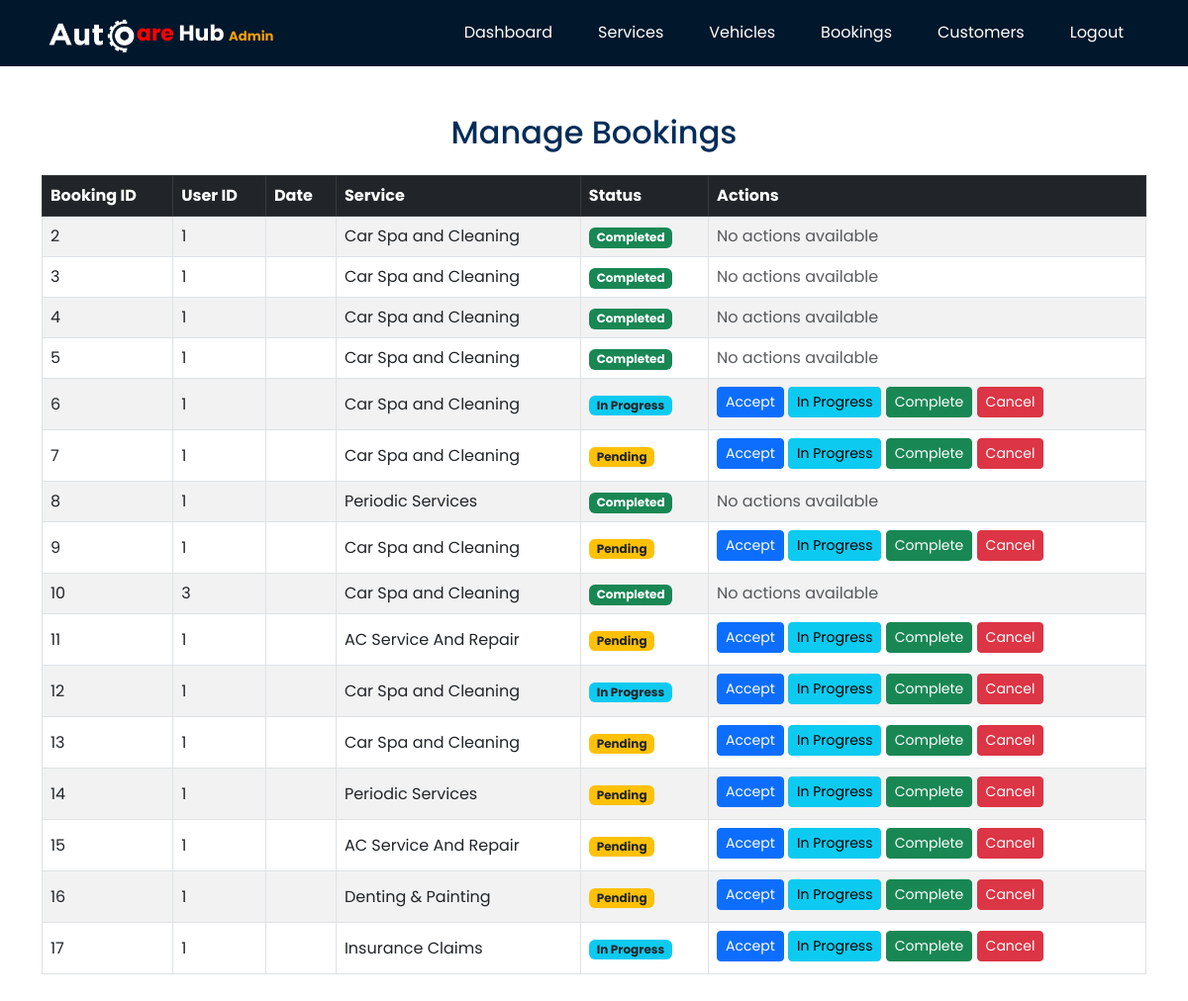
/Autocareapp/managebookings/, run on the app's committed database.
### Autocareapp/models.py (models this page shows, shortened)
class Booking(models.Model):
    STATUS_CHOICES = (
        ('Pending', 'Pending'),
        ('In Progress', 'In Progress'),
        ('Completed', 'Completed'),
        ('Cancelled', 'Cancelled'),
    )
    user = models.ForeignKey(UserProfile, on_delete=models.CASCADE, null=True, blank=True)
    vehicle_number = models.ForeignKey(Vehicle, on_delete=models.CASCADE)  # <-- renamed from vehicle_number to vehicle
    service = models.ForeignKey(Service, on_delete=models.CASCADE)
    booking_date = models.DateField(null=True, blank=True)
    status = models.CharField(max_length=20, choices=STATUS_CHOICES, default='Pending')
    amount = models.DecimalField(max_digits=10, decimal_places=2, null=True, blank=True)

class UserProfile(models.Model):
    user_id = models.CharField(max_length=10, unique=True, blank=True)
    name = models.CharField(max_length=100)
    email = models.EmailField(unique=True)
    phone = models.CharField(max_length=15)
    password = models.CharField(max_length=128)

class Service(models.Model):
    user = models.ForeignKey(UserProfile, on_delete=models.CASCADE, null=True, blank=True)
    name = models.CharField(max_length=100)
    description = models.TextField()
    amount = models.DecimalField(max_digits=10, decimal_places=2)
    duration = models.DurationField(help_text="Format: hh:mm:ss")
    def __str__(self):
        return self.name

### Autocareapp/views.py (the view)
# urls.py: path('managebookings/', views.managebookings, name='managebookings'),
def managebookings(request):
    bookings = Booking.objects.all()
    return render(request, 'Autocareapp/managebookings.html', {'bookings': bookings})

### Autocare/Autocareapp/templates/Autocareapp/managebookings.html (shortened to what this page needs)
{% extends 'Autocareapp/adminmenu.html' %}
{% load static %}
{% block content %}
<div class="container py-5">
  <h2 class="mb-4 text-center">Manage Bookings</h2>
  <div class="table-responsive">
    <table class="table table-bordered table-striped align-middle">
      <thead class="table-dark">
        <tr>
          <th>Booking ID</th>
          <th>User ID</th>
          <th>Date</th>
          <th>Service</th>
          <th>Status</th>
          <th>Actions</th>
        </tr>
      </thead>
      <tbody>
        {% for booking in bookings %}
        <tr>
          <td>{{ booking.id }}</td>
          <td>{{ booking.user.id }}</td>
          <td>{{ booking.booking_date|date:"Y-m-d H:i" }}</td>
          <td>{{ booking.service }}</td>
          <td>
            {% if booking.status == "Pending" %}
              <span class="badge bg-warning text-dark">Pending</span>
            {% elif booking.status == "Accepted" %}
              <span class="badge bg-primary">Accepted</span>
            {% elif booking.status == "In Progress" %}
              <span class="badge bg-info text-dark">In Progress</span>
            {% elif booking.status == "Completed" %}
              <span class="badge bg-success">Completed</span>
            {% elif booking.status == "Cancelled" %}
              <span class="badge bg-danger">Cancelled</span>
            {% else %}
              <span class="badge bg-secondary">{{ booking.status }}</span>
            {% endif %}
          </td>
          <td>
            {% if booking.status != "Completed" and booking.status != "Cancelled" %}
              <form action="{% url 'accept_booking' booking.id %}" method="post" style="display:inline;">
                <button type="submit" class="btn btn-primary btn-sm mb-1">Accept</button>
              </form>
              <form action="{% url 'inprogress_booking' booking.id %}" method="post" style="display:inline;">
                <button type="submit" class="btn btn-info btn-sm mb-1">In Progress</button>
              </form>
              <form action="{% url 'complete_booking' booking.id %}" method="post" style="display:inline;">
                <button type="submit" class="btn btn-success btn-sm mb-1">Complete</button>
              </form>
              <form action="{% url 'cancel_booking' booking.id %}" method="post" style="display:inline;">
                <button type="submit" class="btn btn-danger btn-sm mb-1">Cancel</button>
              </form>
            {% else %}
              <span class="text-muted">No actions available</span>
            {% endif %}
          </td>
        </tr>
        {% empty %}
        <tr>
          <td colspan="6" class="text-center">No bookings found.</td>
        </tr>
        {% endfor %}
      </tbody>
    </table>
  </div>
</div>
{% endblock %}

### data on the page
Booking: id "2", user.id "1", service "Car Spa and Cleaning", status "Completed"
Booking: id "3", user.id "1", service "Car Spa and Cleaning", status "Completed"
Booking: id "4", user.id "1", service "Car Spa and Cleaning", status "Completed"
Booking: id "5", user.id "1", service "Car Spa and Cleaning", status "Completed"
Booking: id "6", user.id "1", service "Car Spa and Cleaning", status "In Progress"
Booking: id "7", user.id "1", service "Car Spa and Cleaning", status "Pending"
Booking: id "8", user.id "1", service "Periodic Services", status "Completed"
Booking: id "9", user.id "1", service "Car Spa and Cleaning", status "Pending"
Booking: id "10", user.id "3", service "Car Spa and Cleaning", status "Completed"
Booking: id "11", user.id "1", service "AC Service And Repair", status "Pending"
Booking: id "12", user.id "1", service "Car Spa and Cleaning", status "In Progress"
Booking: id "13", user.id "1", service "Car Spa and Cleaning", status "Pending"
Booking: id "14", user.id "1", service "Periodic Services", status "Pending"
Booking: id "15", user.id "1", service "AC Service And Repair", status "Pending"
Booking: id "16", user.id "1", service "Denting & Painting", status "Pending"
Booking: id "17", user.id "1", service "Insurance Claims", status "In Progress"
